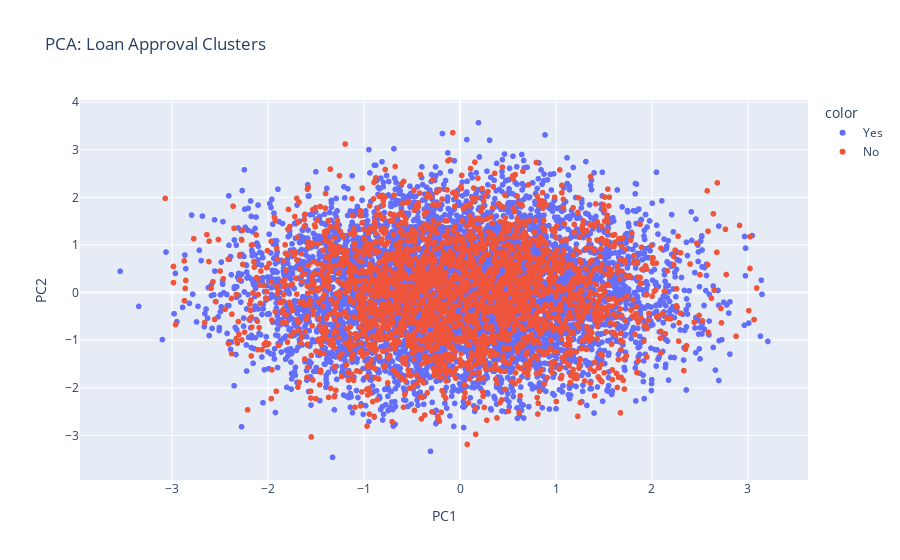

Notebook cell for this chart:
### Code cell
from sklearn.model_selection import train_test_split, GridSearchCV
from sklearn.ensemble import RandomForestClassifier, VotingClassifier
from sklearn.linear_model import LogisticRegression
from sklearn.svm import SVC
from xgboost import XGBClassifier
from sklearn.metrics import confusion_matrix, classification_report, roc_auc_score
import plotly.express as px
from sklearn.utils import resample

# Correlation heatmap
plt.figure(figsize=(14, 8))
sns.heatmap(df.corr(), annot=True, fmt=".2f", cmap="coolwarm")
plt.title("Correlation Heatmap")
plt.show()

# PCA visualization
features = df.drop("LoanApproved", axis=1)
features_scaled = StandardScaler().fit_transform(features)
pca = PCA(n_components=2)
pca_components = pca.fit_transform(features_scaled)
df_pca = pd.DataFrame(data=pca_components, columns=['PC1', 'PC2'])
df_pca['LoanApproved'] = df['LoanApproved']
fig = px.scatter(
    df_pca,
    x='PC1',
    y='PC2',
    color=df_pca['LoanApproved'].map({0: "No", 1: "Yes"}),
    title="PCA: Loan Approval Clusters"
)
fig.show()

# Prepare data
X = df.drop("LoanApproved", axis=1)
y = df["LoanApproved"]
X_train, X_test, y_train, y_test = train_test_split(X, y, test_size=0.3, random_state=42)

# Downsample majority class
df_train = X_train.copy()
df_train['LoanApproved'] = y_train
df_majority = df_train[df_train.LoanApproved == 1]
df_minority = df_train[df_train.LoanApproved == 0]
df_majority_downsampled = resample(df_majority, replace=False, n_samples=len(df_minority), random_state=42)
df_balanced = pd.concat([df_minority, df_majority_downsampled])
X_train_bal = df_balanced.drop("LoanApproved", axis=1)
y_train_bal = df_balanced["LoanApproved"]

# Scale
scaler = StandardScaler()
X_train_bal_scaled = scaler.fit_transform(X_train_bal)
X_test_scaled = scaler.transform(X_test)

# Random Forest
clf_rf = RandomForestClassifier(n_estimators=200, max_depth=20, random_state=42)
clf_rf.fit(X_train_bal_scaled, y_train_bal)
y_pred_rf = clf_rf.predict(X_test_scaled)
print("Random Forest Report:\n", classification_report(y_test, y_pred_rf))
print("ROC AUC (RF):", roc_auc_score(y_test, clf_rf.predict_proba(X_test_scaled)[:, 1]))

# Logistic Regression
clf_lr = LogisticRegression(max_iter=1000, class_weight='balanced')
clf_lr.fit(X_train_bal_scaled, y_train_bal)
y_pred_lr = clf_lr.predict(X_test_scaled)
print("Logistic Regression Report:\n", classification_report(y_test, y_pred_lr))
print("ROC AUC (LR):", roc_auc_score(y_test, clf_lr.predict_proba(X_test_scaled)[:, 1]))

# SVM
clf_svc = SVC(kernel='rbf', probability=True, class_weight='balanced')
clf_svc.fit(X_train_bal_scaled, y_train_bal)
y_pred_svc = clf_svc.predict(X_test_scaled)
print("SVM Report:\n", classification_report(y_test, y_pred_svc))
print("ROC AUC (SVC):", roc_auc_score(y_test, clf_svc.predict_proba(X_test_scaled)[:, 1]))

# XGBoost
scale_pos_weight = len(y_train[y_train == 0]) / len(y_train[y_train == 1])
clf_xgb = XGBClassifier(use_label_encoder=False, eval_metric='logloss', scale_pos_weight=scale_pos_weight)
clf_xgb.fit(X_train_bal_scaled, y_train_bal)
y_pred_xgb = clf_xgb.predict(X_test_scaled)
print("XGBoost Report:\n", classification_report(y_test, y_pred_xgb))
print("ROC AUC (XGB):", roc_auc_score(y_test, clf_xgb.predict_proba(X_test_scaled)[:, 1]))

# Voting Ensemble
ensemble = VotingClassifier(estimators=[
    ('lr', clf_lr),
    ('rf', clf_rf),
    ('svc', clf_svc)
], voting='soft')
ensemble.fit(X_train_bal_scaled, y_train_bal)
y_pred_ens = ensemble.predict(X_test_scaled)
print("Voting Classifier Report:\n", classification_report(y_test, y_pred_ens))
print("ROC AUC (Voting):", roc_auc_score(y_test, ensemble.predict_proba(X_test_scaled)[:, 1]))

# Confusion Matrix for best model
cm = confusion_matrix(y_test, y_pred_rf)
sns.heatmap(cm, annot=True, fmt='d', cmap='Blues', xticklabels=["No", "Yes"], yticklabels=["No", "Yes"])
plt.title("Confusion Matrix - Random Forest")
plt.xlabel("Predicted")
plt.ylabel("Actual")
plt.show()

# Feature Importance
importances = clf_rf.feature_importances_
feat_names = X.columns
plt.figure(figsize=(10, 6))
sns.barplot(x=importances, y=feat_names)
plt.title("Feature Importances (Random Forest)")
plt.show()

### Figure 1 — Plotly figure (JSON) as saved in the notebook; plotly's stock layout.template omitted (floating-point values rounded to 4 significant figures; data arrays with more than 128 entries replaced by an {"elided": "..."} marker saying what was removed)
{"data": [{"hovertemplate": "color=Yes<br>PC1=%{x}<br>PC2=%{y}<extra></extra>", "legendgroup": "Yes", "marker": {"color": "#636efa", "symbol": "circle"}, "mode": "markers", "name": "Yes", "showlegend": true, "type": "scattergl", "x": {"elided": "6303 float values"}, "xaxis": "x", "y": {"elided": "6303 float values"}, "yaxis": "y"}, {"hovertemplate": "color=No<br>PC1=%{x}<br>PC2=%{y}<extra></extra>", "legendgroup": "No", "marker": {"color": "#EF553B", "symbol": "circle"}, "mode": "markers", "name": "No", "showlegend": true, "type": "scattergl", "x": {"elided": "2697 float values"}, "xaxis": "x", "y": {"elided": "2697 float values"}, "yaxis": "y"}], "layout": {"legend": {"title": {"text": "color"}, "tracegroupgap": 0}, "title": {"text": "PCA: Loan Approval Clusters"}, "xaxis": {"anchor": "y", "domain": [0, 1], "title": {"text": "PC1"}}, "yaxis": {"anchor": "x", "domain": [0, 1], "title": {"text": "PC2"}}}}
